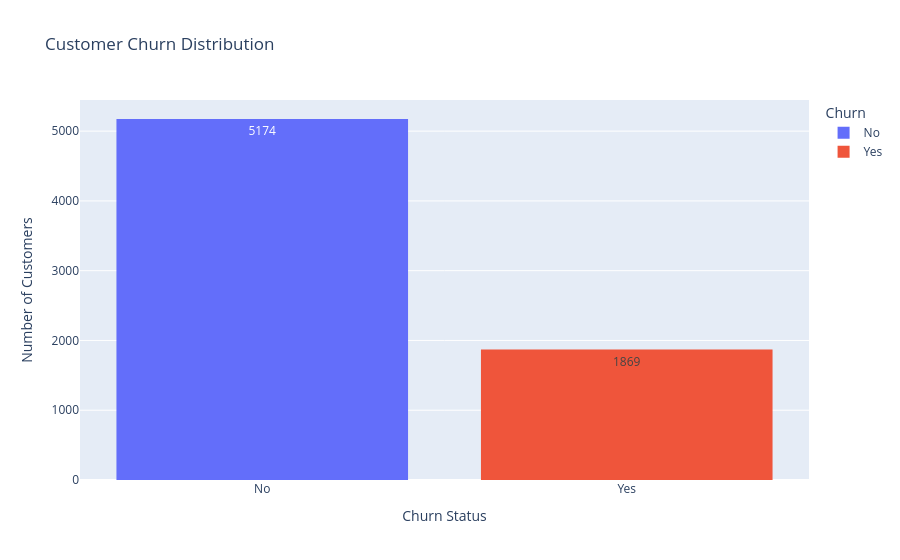

The notebook cell saved with this chart:
### Markdown cell above
## Customer Churn Distribution

### Code cell
fig = px.histogram(
    df,
    x='Churn',
    color='Churn',
    title='Customer Churn Distribution',
    text_auto=True,
    color_discrete_map={
        'No': '#636EFA',
        'Yes': '#EF553B'
    }
)

fig.update_layout(
    xaxis_title='Churn Status',
    yaxis_title='Number of Customers'
)

fig.show()

### Figure 1 — Plotly figure (JSON) as saved in the notebook; plotly's stock layout.template omitted (floating-point values rounded to 4 significant figures; data arrays with more than 128 entries replaced by an {"elided": "..."} marker saying what was removed)
{"data": [{"bingroup": "x", "hovertemplate": "Churn=%{x}<br>count=%{y}<extra></extra>", "legendgroup": "No", "marker": {"color": "#636EFA", "pattern": {"shape": ""}}, "name": "No", "orientation": "v", "showlegend": true, "texttemplate": "%{value}", "type": "histogram", "x": {"elided": "5174 str values"}, "xaxis": "x", "yaxis": "y"}, {"bingroup": "x", "hovertemplate": "Churn=%{x}<br>count=%{y}<extra></extra>", "legendgroup": "Yes", "marker": {"color": "#EF553B", "pattern": {"shape": ""}}, "name": "Yes", "orientation": "v", "showlegend": true, "texttemplate": "%{value}", "type": "histogram", "x": {"elided": "1869 str values"}, "xaxis": "x", "yaxis": "y"}], "layout": {"barmode": "relative", "legend": {"title": {"text": "Churn"}, "tracegroupgap": 0}, "title": {"text": "Customer Churn Distribution"}, "xaxis": {"anchor": "y", "categoryarray": ["No", "Yes"], "categoryorder": "array", "domain": [0, 1], "title": {"text": "Churn Status"}}, "yaxis": {"anchor": "x", "domain": [0, 1], "title": {"text": "Number of Customers"}}}}
